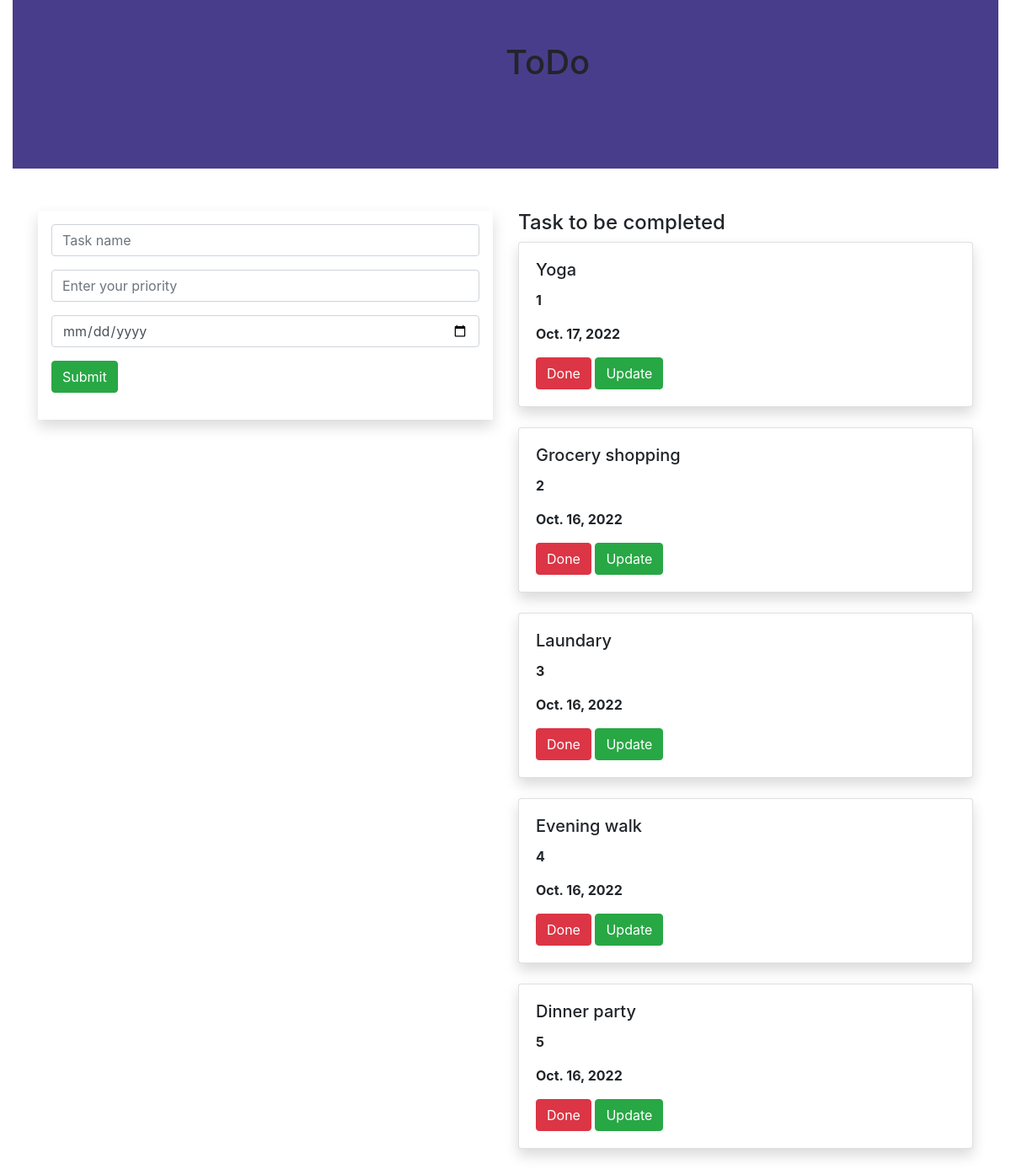
The page / on the database its author committed.
### todoapp/models.py (models this page shows, shortened)
class Task(models.Model):
    name=models.CharField(max_length=250)
    priority=models.IntegerField()
    date=models.DateField()

### todoapp/views.py (the view)
# urls.py: path('', views.home, name='home'),
def home(request):
      task1 = Task.objects.all()
      if request.method=='POST':
        name=request.POST.get('task','')
        priority=request.POST.get('priority','')
        date=request.POST.get('date','')
        task=Task(name=name,priority=priority,date=date)
        task.save()
      return render(request,"home.html",{'task1':task1})

### templates/home.html (shortened to what this page needs)
{% extends 'base.html' %}
 {% block content %}
<div class="container-fluid">
    <div class="row">
        <div class="col-md-12">
            <div class="banner">
                <div class="banner-text">
                    <h1>ToDo</h1>
                </div>
            </div>
        </div>
    </div>
</div>
<div class="container">
    <div class="row">
        <div class="col-md-6">
            <form method="POST" class="p-3 shadow">
                 <div class="form-group">
                     <input type="text" class="form-control" name="task" placeholder="Task name">
                 </div>
                 <div class="form-group">
                      <input type="text" class="form-control" name="priority" placeholder="Enter your priority">
                 </div>
                 <div class="form-group">
                     <div class="form-group">
                     <input type="date" class="form-control" name="date" placeholder="Date">
                 </div>
                      <input type="submit" class="btn btn-success">
                 </div>
            </form>
        </div>
        <div class="col-md-6">
            <h4>Task to be completed</h4>
            {% for i in task1 %}
            <div class="shadow card">
                <div class="card-body">
                    <h5 class="card-title"> {{i.name}}</h5>
                    <p><b>{{i.priority}}</b></p>
                    <p><b>{{i.date}}</b></p>
                    <a class="btn btn-danger" href="{% url 'todoapp:delete' i.id %}">Done</a>
                    <a class="btn btn-success" href="{% url 'todoapp:update' i.id %}">Update</a>
                </div>
            </div>
            <br>
            {% endfor %}
        </div>
    </div>
 </div>
{% endblock %}

### templates/base.html (shortened to what this page needs)
{% load static %}
<!DOCTYPE html>
<html lang="en">
<head>
    <link rel="stylesheet" href="https://cdn.jsdelivr.net/npm/bootstrap@4.4.1/dist/css/bootstrap.min.css">
    <link rel="stylesheet" href="{% static 'style.css' %}">
</head>
<body>
{% block content %}
{% endblock %}
</body>
</html>

### static/style.css (style rules this page uses)
.banner { background-color:darkslateblue; width:100%; height:200px; margin-bottom:50px; }
.banner-text { top:50px; left:50%; position:absolute; transform:transform; }

### rows shown on the page
Task: name "Yoga", priority "1", date "Oct. 17, 2022"
Task: name "Grocery shopping", priority "2", date "Oct. 16, 2022"
Task: name "Laundary", priority "3", date "Oct. 16, 2022"
Task: name "Evening walk", priority "4", date "Oct. 16, 2022"
Task: name "Dinner party", priority "5", date "Oct. 16, 2022"
